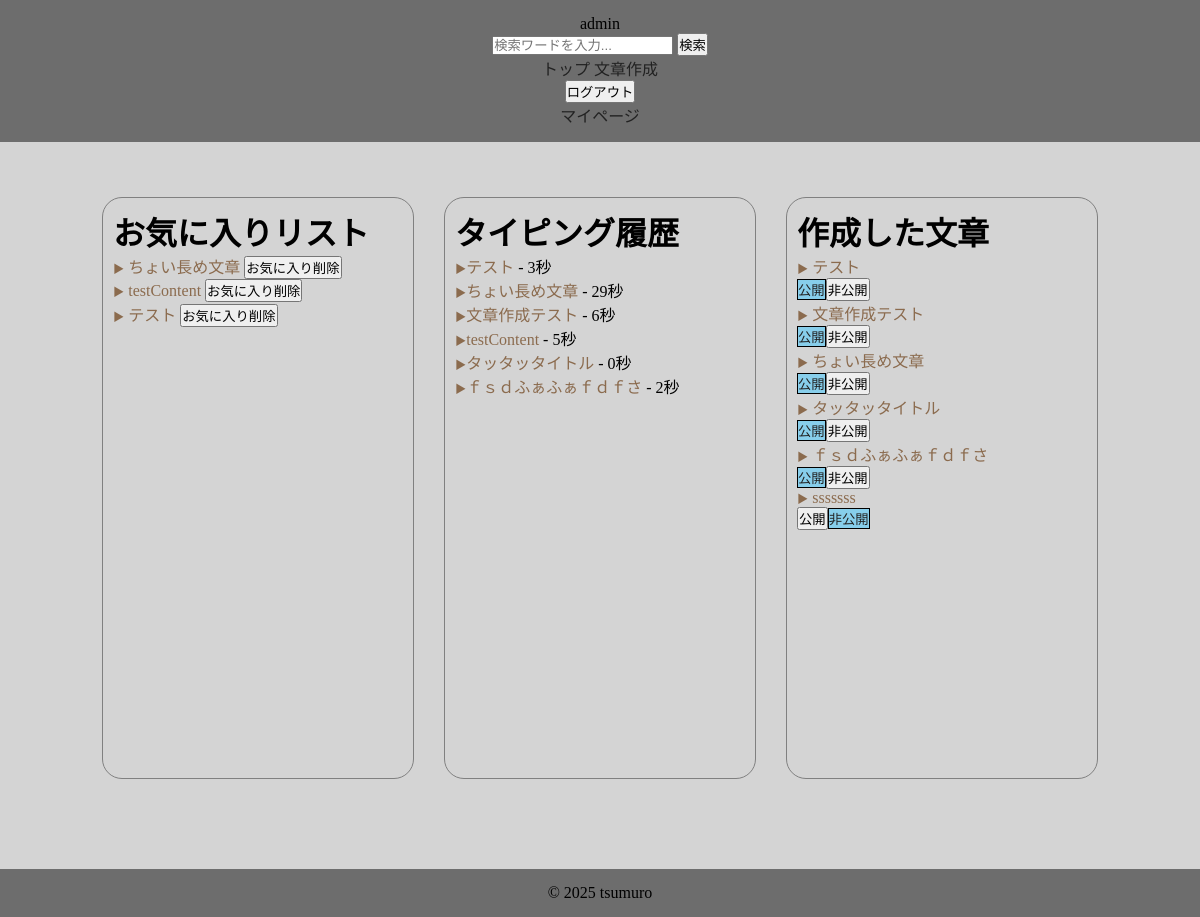
The page /content/mypage/admin/ (signed in) on the database as committed earlier.
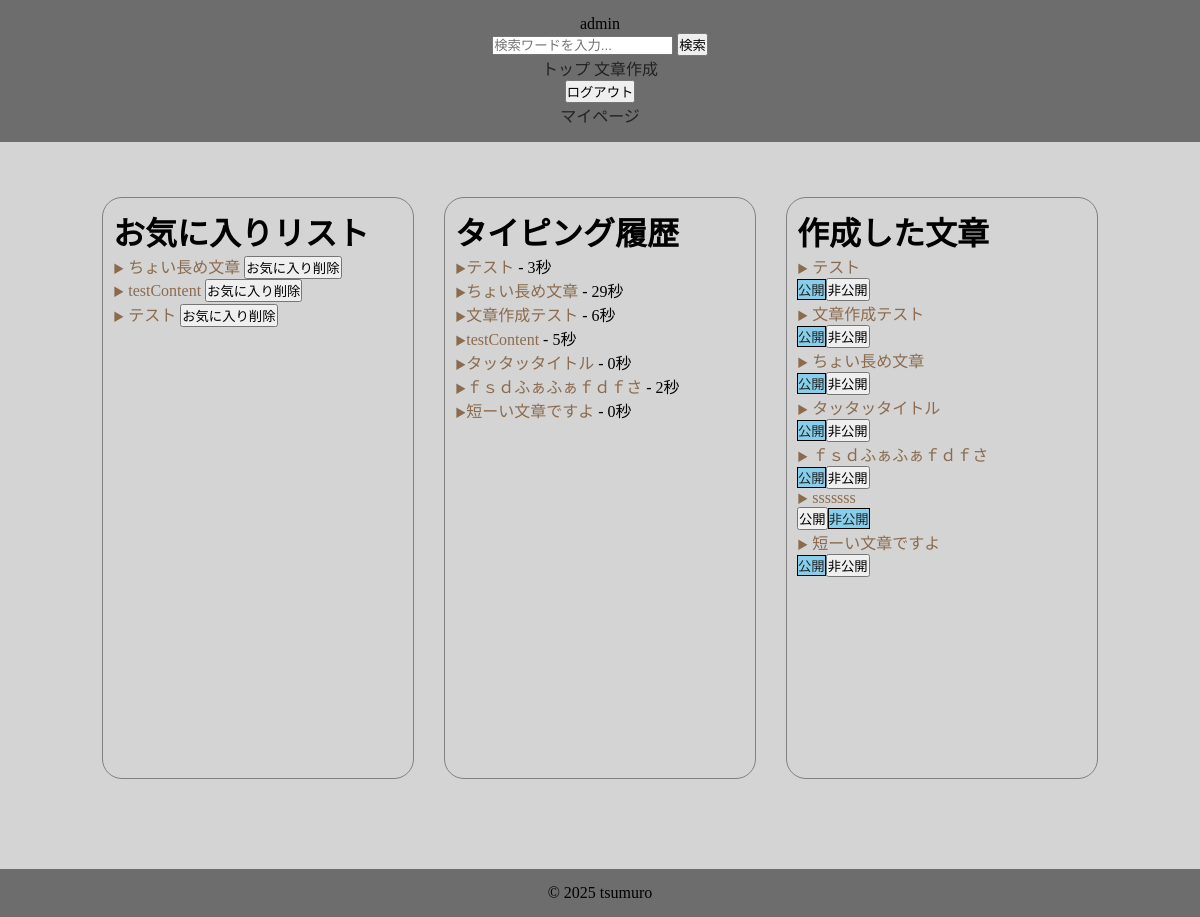
The same page on the database as committed later.
### accounts/models.py (models this page shows)
class CustomUser(AbstractUser):
    pass

### typingapp/models.py (models this page shows, shortened)
class Favorite(models.Model):
    user = models.ForeignKey(CustomUser, on_delete=models.CASCADE)
    title = models.ForeignKey(Content, on_delete=models.CASCADE)
    created_at = models.DateTimeField(auto_now_add=True)

class History(models.Model):
    user = models.ForeignKey(CustomUser, on_delete=models.CASCADE)
    title = models.ForeignKey(Content, on_delete=models.CASCADE)
    typing_time = models.IntegerField()

### contentapp/models.py (models this page shows)
class Content(models.Model):
    user = models.ForeignKey(
        settings.AUTH_USER_MODEL,
        on_delete=models.SET_NULL,
        null=True,
        blank=True
    )
    title = models.CharField(max_length=30, unique=True)
    sentence = models.TextField()
    category = models.ForeignKey(
        Category,
        on_delete=models.SET_NULL,
        null=True,
        blank=True,
    )
    is_public = models.BooleanField(default=True)
    play_count = models.IntegerField(default=0)
    created_at = models.DateTimeField(auto_now_add=True)
    def __str__(self):
        return self.title

### contentapp/views.py (the view, shortened to what this page needs)
# urls.py: path('mypage/<str:username>/', views.MyPageView.as_view(), name="mypage"),
class MyPageView(generic.TemplateView):
    template_name = "mypage.html"
    def get_context_data(self, **kwargs):
        context = super().get_context_data(**kwargs)
        context['my_content_list'] = Content.objects.filter(user=self.request.user)
        context['my_history_list'] = History.objects.filter(user=self.request.user)
        context['my_favorite_list'] = Favorite.objects.filter(user=self.request.user)
        return context

### contentapp/templates/mypage.html (shortened to what this page needs)
{% extends "base.html" %}
{% block contents %}
    <div class="mypage-list">
        <div class="left-list">
            <h1>お気に入りリスト</h1>
            {% for favorite in my_favorite_list %}
                <form method="post">
                    <li>
                        <a href="{% url "typingapp:typing" favorite.title.pk %}">{{ favorite.title }}</a>
                        <input type="submit" value="お気に入り削除">
                    </li>
                </form>
            {% empty %}
                <p>お気に入りが登録されていません</p>
            {% endfor %}
        </div>
        <div class="center-list">
            <h1>タイピング履歴</h1>
            {% for history in my_history_list %}
                <li><a href="{% url "typingapp:typing" history.title.pk %}">{{ history.title }}</a> - {{ history.typing_time }}秒</li>
            {% empty %}
                <p>タイピング履歴が存在しません</p>
            {% endfor %}
        </div>
        <div class="right-list">
            <h1>作成した文章</h1>
            {% for content in my_content_list %}
                <form method="post">
                    <li>
                        <a href="{% url "typingapp:typing" content.pk %}">{{ content.title }}</a>
                        {% if content.is_public %}
                            <div id="public_button">
                                <button type="submit" style="background-color: skyblue; color: #222222; border: 0.5px solid black" disabled>公開</butto>
                                <button type="submit">非公開</button>
                            </div>
                        {% else %}
                            <div id="public_button">
                                <button type="submit">公開</butto>
                                <button type="submit" style="background-color: skyblue; color: #222222; border: 0.5px solid black;" disabled>非公開</button>
                            </div>
                        {% endif %}
                    </li>
                </form>
            {% empty %}
                <p>作成した文章が存在しません</p>
            {% endfor %}
        </div>
    </div>
{% endblock %}

### typingapp/templates/base.html (shortened to what this page needs)
{% load static %}
<!DOCTYPE html>
<html lang="ja">
<head>
    <link rel="stylesheet" href="{% static "css/style.css" %}">
</head>
<body id="{% block page_id %}{% endblock %}">
<header>
    {% if user.is_authenticated %}
        <div id="login-user">{{ user.username }}</div>
    {% endif %}
    <form method="get" action="{% url "contentapp:typing_list" %}">
        <input type="text" name="search" placeholder="検索ワードを入力...">
        <button type="submit">検索</button>
    </form>
    <a href="{% url "typingapp:index" %}">トップ</a>
    <a href="{% url "contentapp:create_content" %}">文章作成</a>
    {% if user.is_authenticated %}
        <form method="post" action="{% url 'accounts:logout' %}">
            <button type="submit">ログアウト</button>
        </form>
        <a href="{% url "contentapp:mypage" username=request.user.username %}">マイページ</a>
    {% else %}
        <a href="{% url "accounts:login" %}">ログイン</a>
        <a href="{% url "accounts:signup" %}">サインアップ</a>
    {% endif %}
</header>
<div id="content">
    {% block contents %}{% endblock %}
</div>
<footer>
    &copy; 2025 tsumuro
</footer>
</body>
</html>

### typingproject/static/css/style.css (style rules this page uses)
* { margin: 0; padding: 0; }
html, body { height: 100%; margin: 0; padding: 0; background-color: #d4d4d4; }
header, footer { background-color: #6d6d6d; text-align: center; padding: 15px; }
header a, header a:visited { text-decoration: none; color: #222222; transition: color 0.3s ease, opacity 0.3s ease; }
#content { padding: 20px 20px; margin-top: 35px; margin-bottom: 70px; min-height: 50vh; }
.content-list a, .mypage-list a { text-decoration: none; color: #8b6b4e; transition: color 0.3s ease, opacity 0.3s ease; }
.content-list li::before, .mypage-list li::before { content: "▶"; color: #8b6b4e; font-size: 0.7rem; }
.mypage-list { display: flex; justify-content: center; gap: 30px; list-style: none; }
.left-list, .center-list, .right-list { display: inline-block; width: 25%; min-height: 70vh; padding: 10px; border: solid gray 1px; border-radius: 20px; }

Rows that differ between the two databases and show on the page:
added History: title "短ーい文章ですよ", typing_time "0"
added Content: title "短ーい文章ですよ", is_public "公開"
